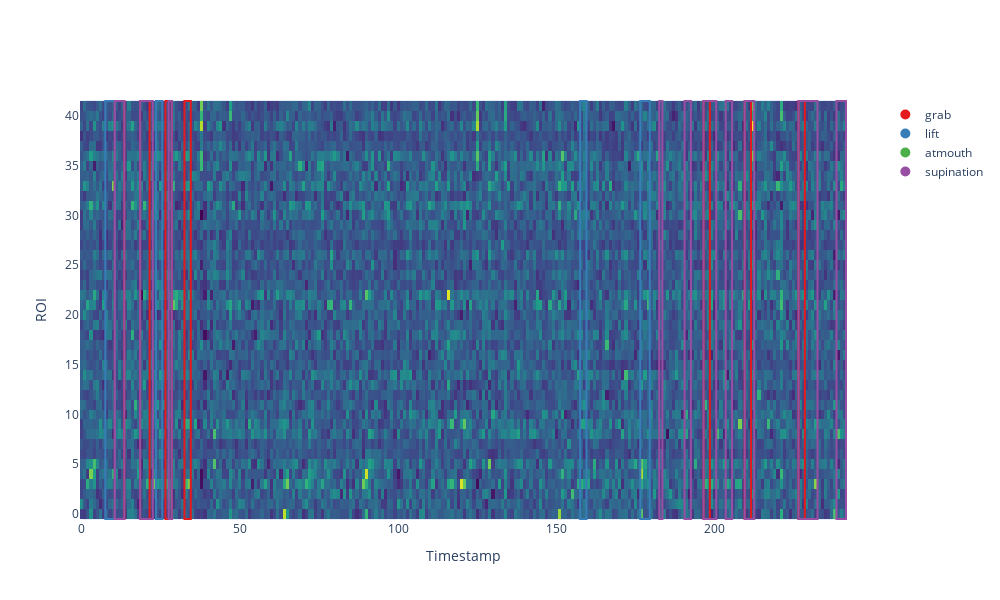

This figure's notebook cell:
### Code cell
show_data(yi,trial)

### Figure 1 — Plotly figure (JSON) as saved in the notebook; plotly's stock layout.template omitted (floating-point values rounded to 4 significant figures; data arrays with more than 128 entries replaced by an {"elided": "..."} marker saying what was removed)
{"data": [{"colorscale": [[0, "#440154"], [0.1111, "#482878"], [0.2222, "#3e4989"], [0.3333, "#31688e"], [0.4444, "#26828e"], [0.5556, "#1f9e89"], [0.6667, "#35b779"], [0.7778, "#6ece58"], [0.8889, "#b5de2b"], [1, "#fde725"]], "name": "Heatmap", "showscale": false, "type": "heatmap", "z": {"elided": "42x242 float values"}, "zmax": 1.056, "zmin": -0.2267}, {"marker": {"color": "rgb(228,26,28)", "size": 10}, "mode": "markers", "name": "grab", "showlegend": true, "type": "scatter", "x": [null], "y": [null]}, {"marker": {"color": "rgb(55,126,184)", "size": 10}, "mode": "markers", "name": "lift", "showlegend": true, "type": "scatter", "x": [null], "y": [null]}, {"marker": {"color": "rgb(77,175,74)", "size": 10}, "mode": "markers", "name": "atmouth", "showlegend": true, "type": "scatter", "x": [null], "y": [null]}, {"marker": {"color": "rgb(152,78,163)", "size": 10}, "mode": "markers", "name": "supination", "showlegend": true, "type": "scatter", "x": [null], "y": [null]}], "layout": {"height": 600, "legend": {"x": 1.05, "y": 1}, "shapes": [{"fillcolor": "rgba(0, 0, 0, 0)", "line": {"color": "rgb(228,26,28)", "width": 2}, "name": "grab", "type": "rect", "x0": 10.5, "x1": 13.5, "y0": -0.5, "y1": 41.5}, {"fillcolor": "rgba(0, 0, 0, 0)", "line": {"color": "rgb(228,26,28)", "width": 2}, "name": "grab", "type": "rect", "x0": 18.5, "x1": 21.5, "y0": -0.5, "y1": 41.5}, {"fillcolor": "rgba(0, 0, 0, 0)", "line": {"color": "rgb(228,26,28)", "width": 2}, "name": "grab", "type": "rect", "x0": 26.5, "x1": 28.5, "y0": -0.5, "y1": 41.5}, {"fillcolor": "rgba(0, 0, 0, 0)", "line": {"color": "rgb(228,26,28)", "width": 2}, "name": "grab", "type": "rect", "x0": 32.5, "x1": 34.5, "y0": -0.5, "y1": 41.5}, {"fillcolor": "rgba(0, 0, 0, 0)", "line": {"color": "rgb(228,26,28)", "width": 2}, "name": "grab", "type": "rect", "x0": 196.5, "x1": 198.5, "y0": -0.5, "y1": 41.5}, {"fillcolor": "rgba(0, 0, 0, 0)", "line": {"color": "rgb(228,26,28)", "width": 2}, "name": "grab", "type": "rect", "x0": 209.5, "x1": 211.5, "y0": -0.5, "y1": 41.5}, {"fillcolor": "rgba(0, 0, 0, 0)", "line": {"color": "rgb(228,26,28)", "width": 2}, "name": "grab", "type": "rect", "x0": 226.5, "x1": 228.5, "y0": -0.5, "y1": 41.5}, {"fillcolor": "rgba(0, 0, 0, 0)", "line": {"color": "rgb(55,126,184)", "width": 2}, "name": "lift", "type": "rect", "x0": 7.5, "x1": 10.5, "y0": -0.5, "y1": 41.5}, {"fillcolor": "rgba(0, 0, 0, 0)", "line": {"color": "rgb(55,126,184)", "width": 2}, "name": "lift", "type": "rect", "x0": 23.5, "x1": 25.5, "y0": -0.5, "y1": 41.5}, {"fillcolor": "rgba(0, 0, 0, 0)", "line": {"color": "rgb(55,126,184)", "width": 2}, "name": "lift", "type": "rect", "x0": 157.5, "x1": 159.5, "y0": -0.5, "y1": 41.5}, {"fillcolor": "rgba(0, 0, 0, 0)", "line": {"color": "rgb(55,126,184)", "width": 2}, "name": "lift", "type": "rect", "x0": 176.5, "x1": 179.5, "y0": -0.5, "y1": 41.5}, {"fillcolor": "rgba(0, 0, 0, 0)", "line": {"color": "rgb(152,78,163)", "width": 2}, "name": "supination", "type": "rect", "x0": 10.5, "x1": 13.5, "y0": -0.5, "y1": 41.5}, {"fillcolor": "rgba(0, 0, 0, 0)", "line": {"color": "rgb(152,78,163)", "width": 2}, "name": "supination", "type": "rect", "x0": 18.5, "x1": 22.5, "y0": -0.5, "y1": 41.5}, {"fillcolor": "rgba(0, 0, 0, 0)", "line": {"color": "rgb(152,78,163)", "width": 2}, "name": "supination", "type": "rect", "x0": 27.5, "x1": 28.5, "y0": -0.5, "y1": 41.5}, {"fillcolor": "rgba(0, 0, 0, 0)", "line": {"color": "rgb(152,78,163)", "width": 2}, "name": "supination", "type": "rect", "x0": 182.5, "x1": 183.5, "y0": -0.5, "y1": 41.5}, {"fillcolor": "rgba(0, 0, 0, 0)", "line": {"color": "rgb(152,78,163)", "width": 2}, "name": "supination", "type": "rect", "x0": 190.5, "x1": 192.5, "y0": -0.5, "y1": 41.5}, {"fillcolor": "rgba(0, 0, 0, 0)", "line": {"color": "rgb(152,78,163)", "width": 2}, "name": "supination", "type": "rect", "x0": 196.5, "x1": 200.5, "y0": -0.5, "y1": 41.5}, {"fillcolor": "rgba(0, 0, 0, 0)", "line": {"color": "rgb(152,78,163)", "width": 2}, "name": "supination", "type": "rect", "x0": 203.5, "x1": 205.5, "y0": -0.5, "y1": 41.5}, {"fillcolor": "rgba(0, 0, 0, 0)", "line": {"color": "rgb(152,78,163)", "width": 2}, "name": "supination", "type": "rect", "x0": 209.5, "x1": 212.5, "y0": -0.5, "y1": 41.5}, {"fillcolor": "rgba(0, 0, 0, 0)", "line": {"color": "rgb(152,78,163)", "width": 2}, "name": "supination", "type": "rect", "x0": 226.5, "x1": 232.5, "y0": -0.5, "y1": 41.5}, {"fillcolor": "rgba(0, 0, 0, 0)", "line": {"color": "rgb(152,78,163)", "width": 2}, "name": "supination", "type": "rect", "x0": 238.5, "x1": 241.5, "y0": -0.5, "y1": 41.5}], "width": 1000, "xaxis": {"autorange": true, "range": [-0.5, 241.8], "title": {"text": "Timestamp"}}, "yaxis": {"autorange": true, "range": [-0.6005, 41.6], "title": {"text": "ROI"}}}}
